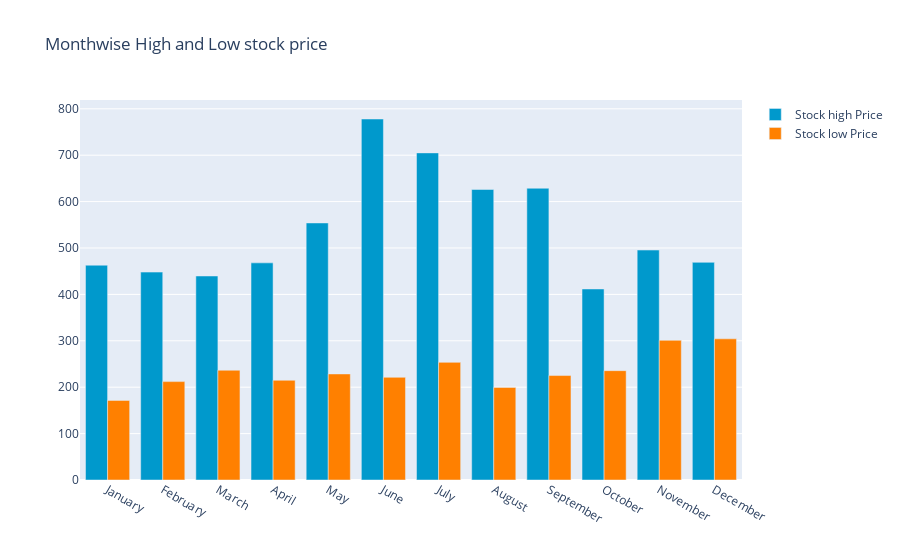

The cell this chart's notebook holds for it:
### Code cell
y_2015.groupby(y_2015['Date'].dt.strftime('%B'))['Low'].min()
monthvise_high = y_2015.groupby(df['Date'].dt.strftime('%B'))['High'].max()
monthvise_high = monthvise_high.reindex(new_order, axis=0)

monthvise_low = y_2015.groupby(y_2015['Date'].dt.strftime('%B'))['Low'].min()
monthvise_low = monthvise_low.reindex(new_order, axis=0)

fig = go.Figure()
fig.add_trace(go.Bar(
    x=monthvise_high.index,
    y=monthvise_high,
    name='Stock high Price',
    marker_color='rgb(0, 153, 204)'
))
fig.add_trace(go.Bar(
    x=monthvise_low.index,
    y=monthvise_low,
    name='Stock low Price',
    marker_color='rgb(255, 128, 0)'
))

fig.update_layout(barmode='group', 
                  title=' Monthwise High and Low stock price')
fig.show()

### Figure 1 — Plotly figure (JSON) as saved in the notebook; plotly's stock layout.template omitted (floating-point values rounded to 4 significant figures)
{"data": [{"marker": {"color": "rgb(0, 153, 204)"}, "name": "Stock high Price", "type": "bar", "x": ["January", "February", "March", "April", "May", "June", "July", "August", "September", "October", "November", "December"], "y": [462.9, 448.0, 439.7, 468.0, 554.0, 778.0, 705.0, 626.1, 628.8, 411.7, 495.6, 469.1]}, {"marker": {"color": "rgb(255, 128, 0)"}, "name": "Stock low Price", "type": "bar", "x": ["January", "February", "March", "April", "May", "June", "July", "August", "September", "October", "November", "December"], "y": [171.5, 212.0, 236.5, 214.9, 228.6, 221.3, 253.5, 199.6, 225.1, 235.6, 301.0, 304.2]}], "layout": {"barmode": "group", "title": {"text": " Monthwise High and Low stock price"}}}
